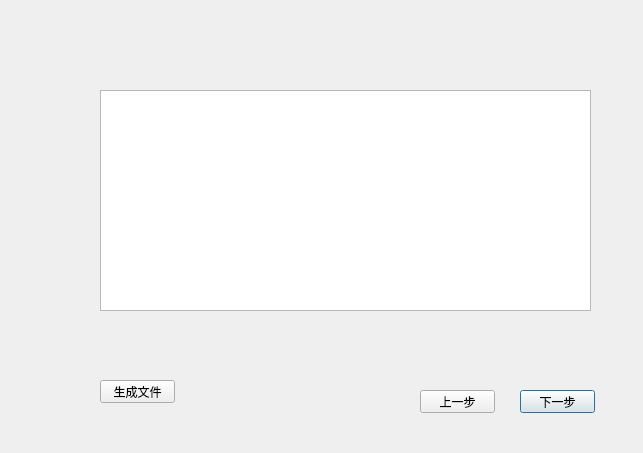
<?xml version="1.0" encoding="UTF-8"?>
<ui version="4.0">
 <class>StateActionDialog</class>
 <widget class="QDialog" name="StateActionDialog">
  <property name="enabled">
   <bool>true</bool>
  </property>
  <property name="geometry">
   <rect>
    <x>0</x>
    <y>0</y>
    <width>643</width>
    <height>453</height>
   </rect>
  </property>
  <property name="windowTitle">
   <string>2/3</string>
  </property>
  <widget class="QTableView" name="tableView">
   <property name="geometry">
    <rect>
     <x>100</x>
     <y>90</y>
     <width>491</width>
     <height>221</height>
    </rect>
   </property>
  </widget>
  <widget class="QPushButton" name="pushButton">
   <property name="geometry">
    <rect>
     <x>520</x>
     <y>390</y>
     <width>75</width>
     <height>23</height>
    </rect>
   </property>
   <property name="text">
    <string>下一步</string>
   </property>
  </widget>
  <widget class="QPushButton" name="pushButton_2">
   <property name="geometry">
    <rect>
     <x>420</x>
     <y>390</y>
     <width>75</width>
     <height>23</height>
    </rect>
   </property>
   <property name="text">
    <string>上一步</string>
   </property>
  </widget>
  <widget class="QPushButton" name="pushButton_3">
   <property name="geometry">
    <rect>
     <x>100</x>
     <y>380</y>
     <width>75</width>
     <height>23</height>
    </rect>
   </property>
   <property name="text">
    <string>生成文件</string>
   </property>
  </widget>
 </widget>
 <resources/>
 <connections/>
</ui>
